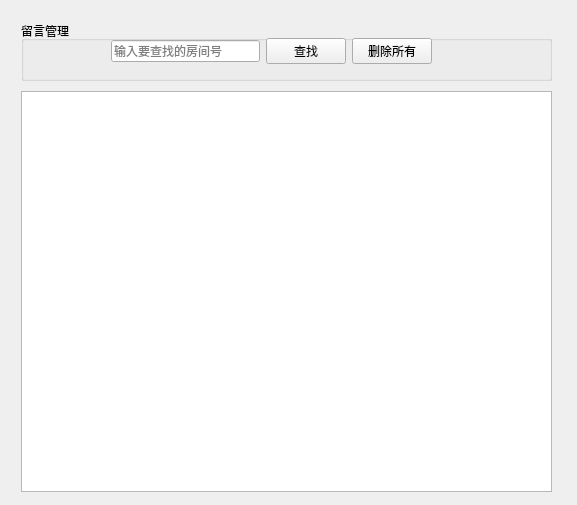
<?xml version="1.0" encoding="UTF-8"?>
<ui version="4.0">
 <class>superPage5</class>
 <widget class="QWidget" name="superPage5">
  <property name="geometry">
   <rect>
    <x>0</x>
    <y>0</y>
    <width>577</width>
    <height>505</height>
   </rect>
  </property>
  <property name="windowTitle">
   <string>Form</string>
  </property>
  <layout class="QVBoxLayout" name="verticalLayout">
   <item>
    <widget class="QWidget" name="widget" native="true">
     <widget class="QGroupBox" name="groupBox">
      <property name="geometry">
       <rect>
        <x>10</x>
        <y>10</y>
        <width>531</width>
        <height>60</height>
       </rect>
      </property>
      <property name="title">
       <string>留言管理</string>
      </property>
      <widget class="QWidget" name="widget_2" native="true">
       <property name="geometry">
        <rect>
         <x>90</x>
         <y>10</y>
         <width>321</width>
         <height>41</height>
        </rect>
       </property>
       <layout class="QHBoxLayout" name="horizontalLayout">
        <item>
         <widget class="QLineEdit" name="lineEdit">
          <property name="placeholderText">
           <string>输入要查找的房间号</string>
          </property>
         </widget>
        </item>
        <item>
         <widget class="QPushButton" name="pushButton">
          <property name="text">
           <string>查找</string>
          </property>
         </widget>
        </item>
        <item>
         <widget class="QPushButton" name="pushButton_2">
          <property name="text">
           <string>删除所有</string>
          </property>
         </widget>
        </item>
       </layout>
      </widget>
     </widget>
     <widget class="QTableView" name="tableView">
      <property name="geometry">
       <rect>
        <x>10</x>
        <y>80</y>
        <width>531</width>
        <height>401</height>
       </rect>
      </property>
     </widget>
    </widget>
   </item>
  </layout>
 </widget>
 <resources/>
 <connections/>
</ui>
